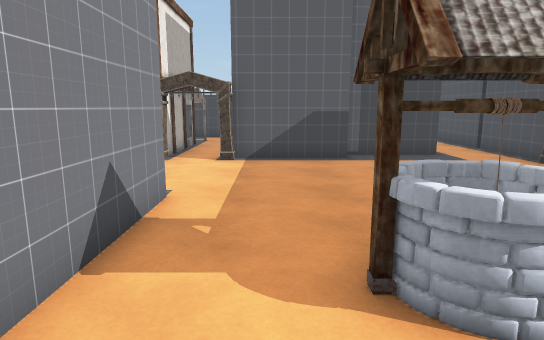
view 1 (above)

23 first-person views from a walk through a Unity game level. The camera is 1.5 m above the floor, tilts 10° down and sees 75° across. The floor is counted in squares, 1 m on a side. Each view is taken from the middle of a square. On the plan, view 1 faces up. The plan holds only what a view shows up to about 16 squares ahead; the rest is blank. The place goes on beyond the plan. The player character is not drawn. Some animated figures are not drawn. Door leaves are left out, so doorways stand open.

view 2
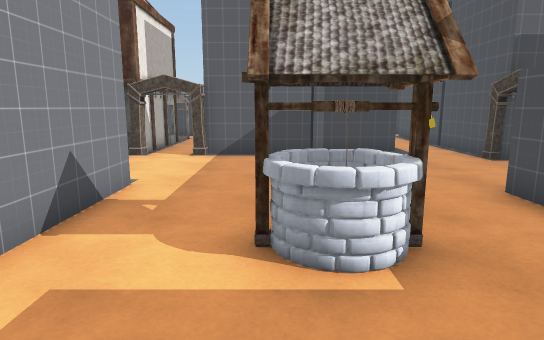

view 3
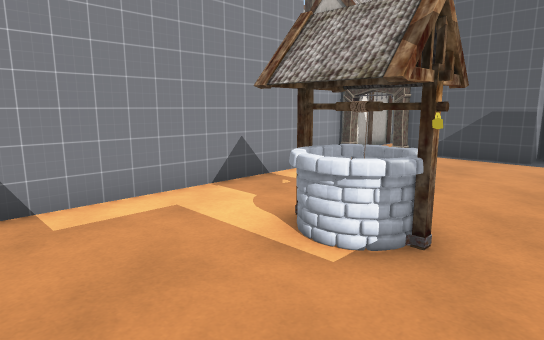

view 4
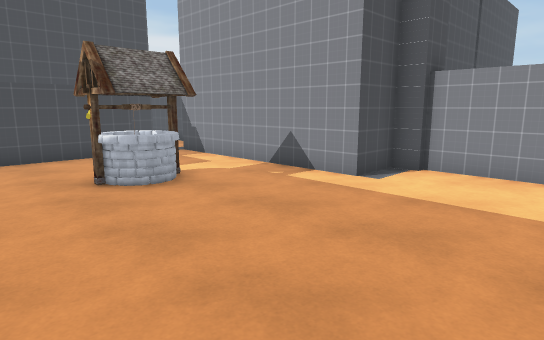

view 5
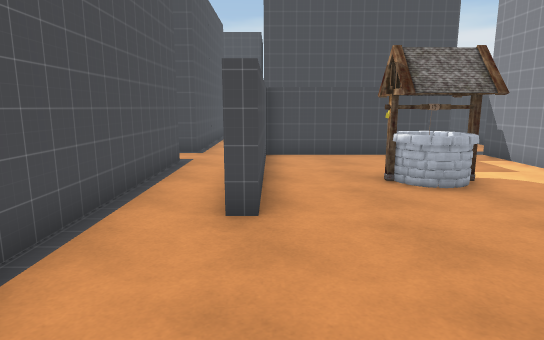

view 6
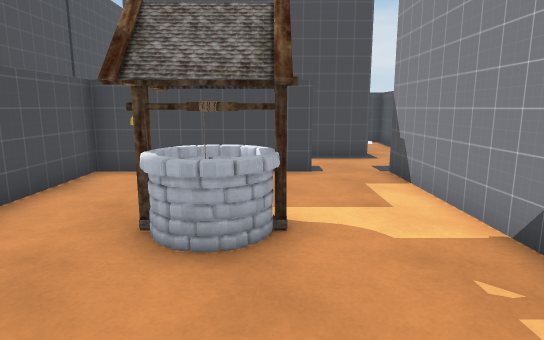

view 7
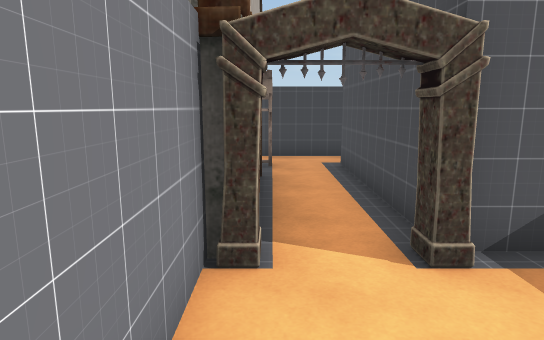

view 8
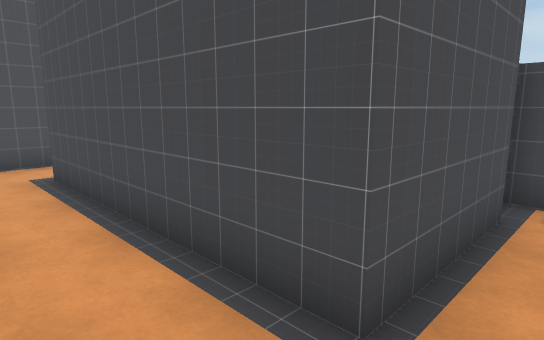

view 9
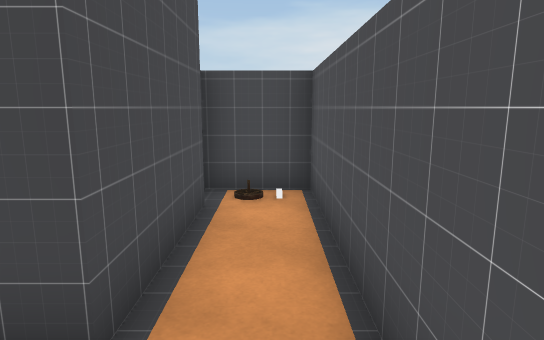

view 10
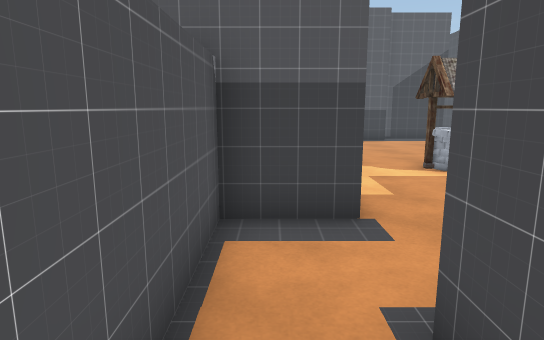

view 11
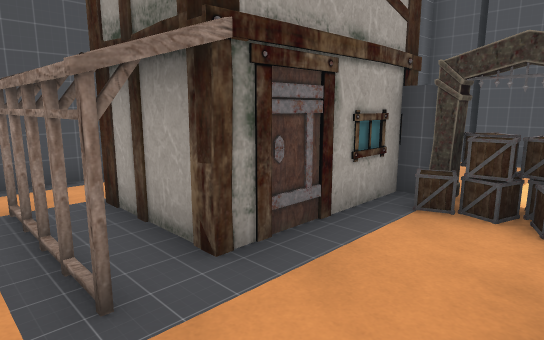

view 12
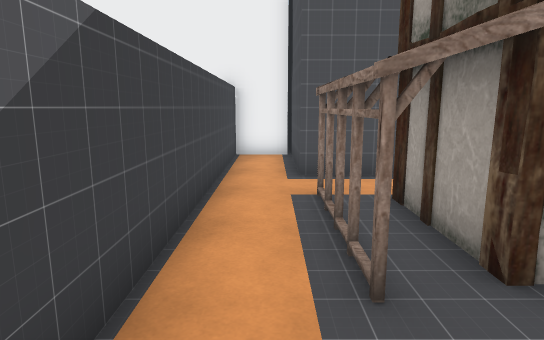

view 13
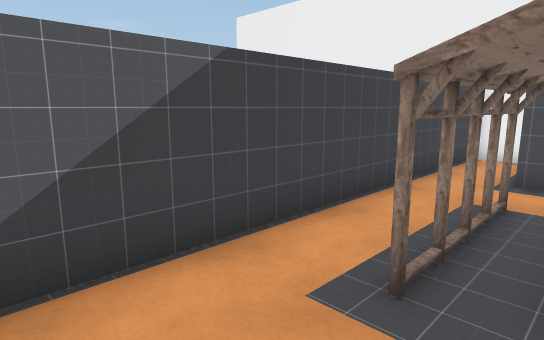

view 14
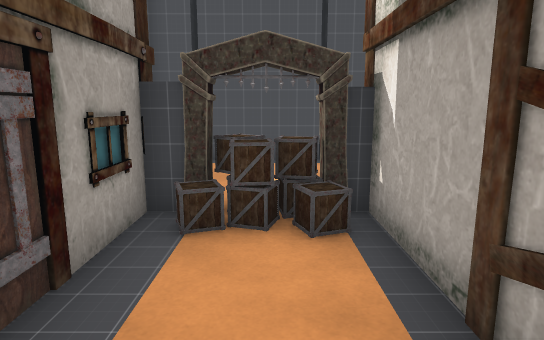

view 15
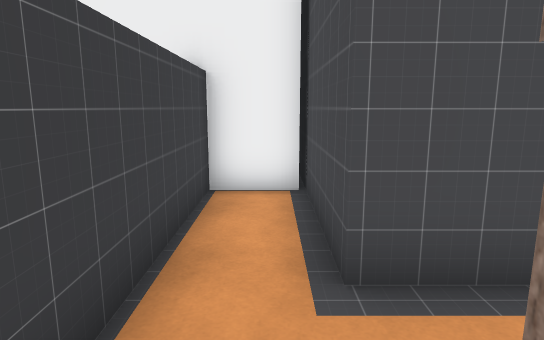

view 16
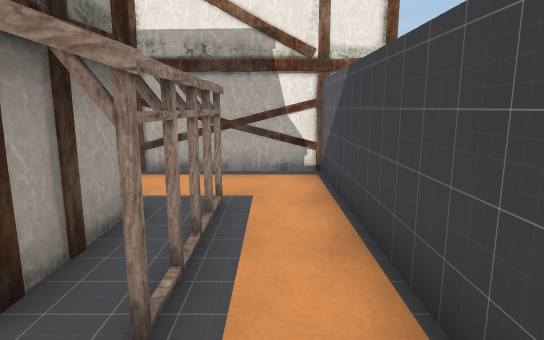

view 17
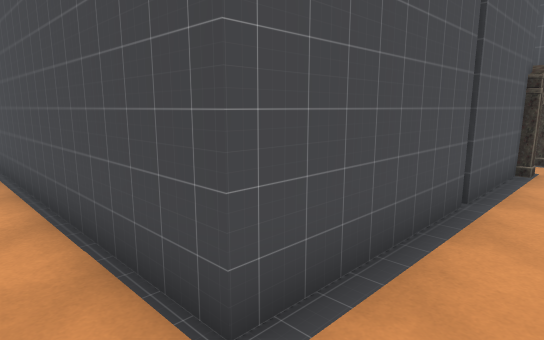

view 18
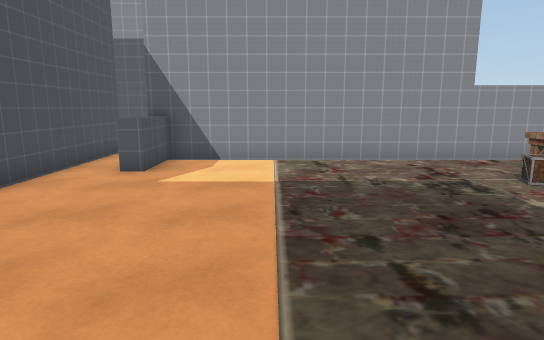

view 19
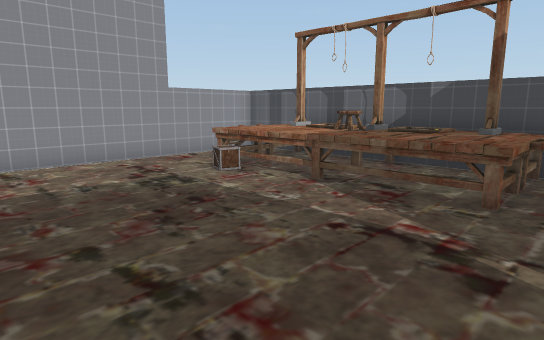

view 20
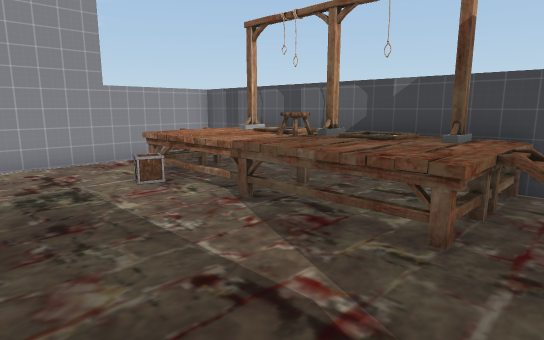

view 21
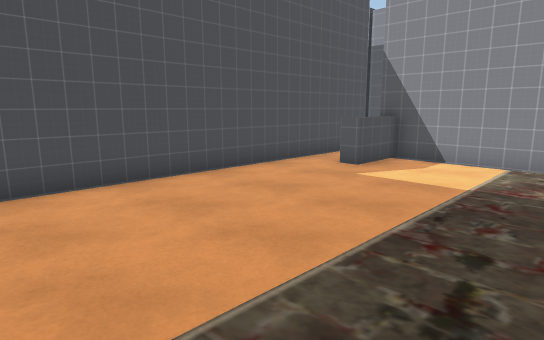

view 22
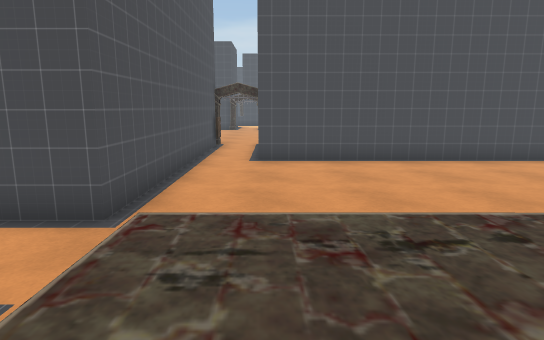

view 23
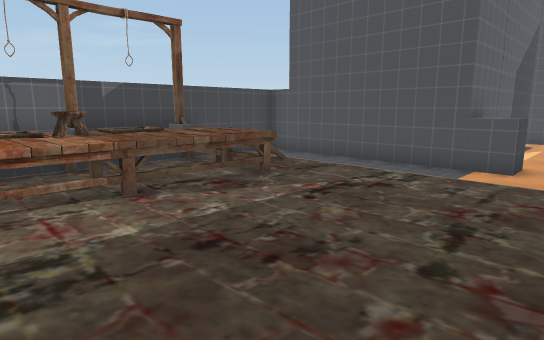

### Floor plan
Key: @ floor where view 1 was taken; # wall or solid block; x gap in a wall; . main floor; : floor 0.5 m higher than the main floor; + floor 1 m higher than the main floor; / step, stairs or slope; = window, fence, low wall or low ledge; ^ raised ledge; A arch; C crate; O other object.
Columns run from 9 left of view 1 to 23 right of it. Each row starts with its distance up from view 1.
 33                    ##        ###
 32                   # .^^^^^^^x...#
 31                   # . ######=/.#
 30                   #.:+++++++//.#
 29                   #..+C+++++=..#
 28                   #.../........#
 27                   #............#
 26                   #............##
 25                   #.............^
 24                   #..............
 23                   #............##
 22                   #............#
 21                   #............#
 20                   #^^..........#
 19                .  .............#
 18 ###############  ..............#
 17 ............### .############..#
 16 ...OOOO.#######..#           ..#
 15 ...####.#      ..#           ..#
 14 ...###..#      ..#           .O
 13 ...###..#      ..#           .A
 12 C.C###..#  ####..#           ..
 11 ACA####.####.....#
 10  ..  #A.A........#
  9  ..  #...........A
  8  ..  #...........
  7   .  #...........#
  6 ########.........#
  5    #   #......#..#
  4        #......#..#
  3        #..##..#..#
  2        #..==..#..#
  1        #......#..#
  0        #.@....#..#
 -1      ###......# ..
 -2      #....##### .#
 -3      #...........#
 -4      #.########..#
 -5      #.#        .#
 -6      #.#         #
 -7      #.#
 -8      #..
 -9      ###

Where each view was taken, in squares from view 1:
view 1: 0 up, 0 right, facing up
view 2: 1 down, 1 right, facing up
view 3: 1 down, 4 right, facing up-left
view 4: 10 up, 5 right, facing down-left
view 5: 10 up, 5 right, facing down
view 6: 7 up, 1 right, facing down
view 7: 7 up, 3 left, facing up
view 8: 2 down, 3 left, facing down-right
view 9: 2 down, 3 left, facing down
view 10: 6 down, 3 left, facing up
view 11: 17 up, 9 left, facing down-right
view 12: 17 up, 9 left, facing right
view 13: 15 up, 9 left, facing up-right
view 14: 16 up, 8 left, facing down
view 15: 17 up, 4 left, facing right
view 16: 17 up, 1 left, facing left
view 17: 19 up, 6 right, facing down-right
view 18: 23 up, 20 right, facing left
view 19: 23 up, 20 right, facing up-left
view 20: 25 up, 20 right, facing up-left
view 21: 25 up, 20 right, facing down-left
view 22: 28 up, 19 right, facing down
view 23: 23 up, 13 right, facing up-right
